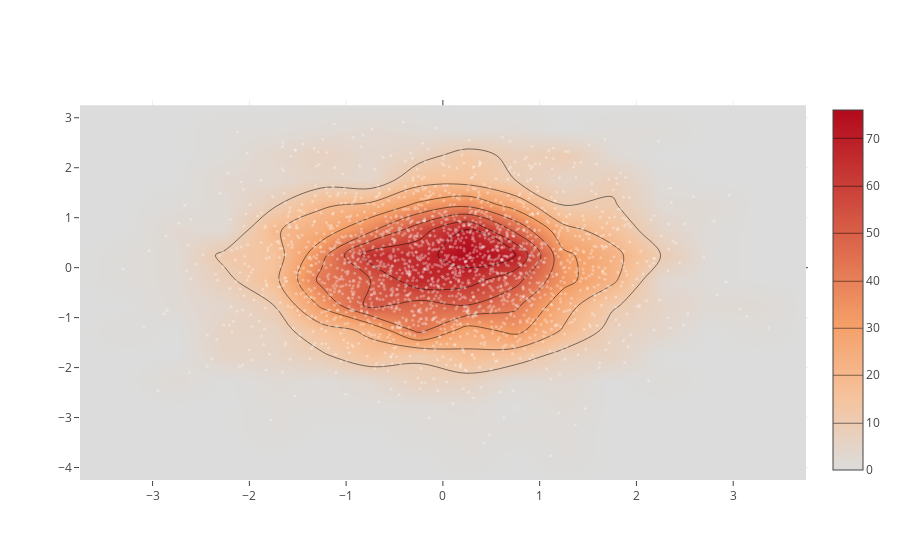

The code cell stored with this chart in its notebook:
### Code cell
# Scatter plot with heatmap
x = np.random.randn(2000)
y = np.random.randn(2000)
plotly.offline.iplot([Histogram2dContour(x=x, y=y, contours=Contours(coloring='heatmap')),
       Scatter(x=x, y=y, mode='markers', marker=Marker(color='white', size=3, opacity=0.3))], show_link=False)

### Figure 1 — Plotly figure (JSON) as saved in the notebook; plotly's stock layout.template omitted (floating-point values rounded to 4 significant figures; data arrays with more than 128 entries replaced by an {"elided": "..."} marker saying what was removed)
{"data": [{"contours": {"coloring": "heatmap"}, "type": "histogram2dcontour", "x": {"elided": "2000 float values"}, "y": {"elided": "2000 float values"}}, {"marker": {"color": "white", "opacity": 0.3, "size": 3}, "mode": "markers", "type": "scatter", "x": {"elided": "2000 float values"}, "y": {"elided": "2000 float values"}}], "layout": {}}
